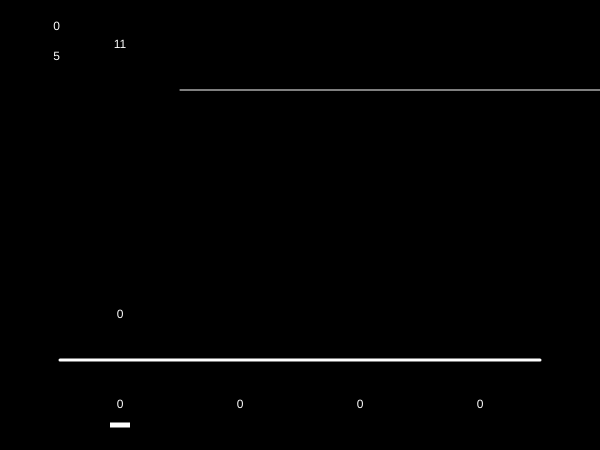
Frame 1 (no input)
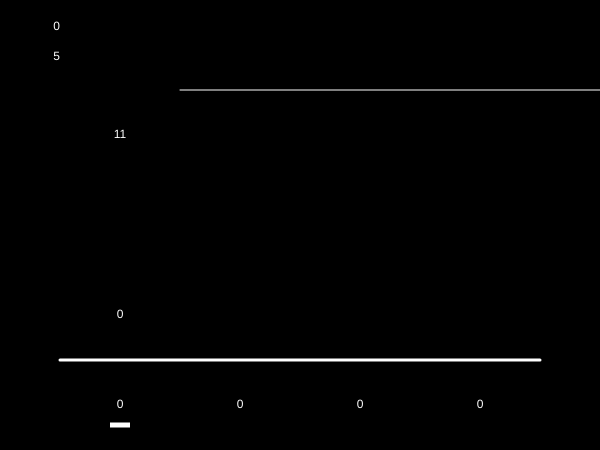
Frame 60 (no input)
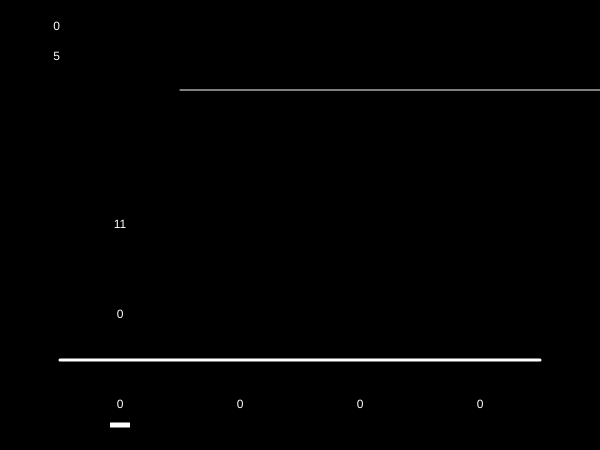
Frame 120 (the mouse pressed at the canvas centre since frame 60)

The p5.js sketch that drew these frames (run headless with seeded random() and noise() and a simulated clock; from frame 60 on, the mouse is pressed at the canvas centre):

// p5.js sketch
// ── sketch.js
let binaryManager;
let noteManager;
let scoreManager;
let lifeManager;

function setup() {
  createCanvas(600, 450);
  binaryManager = new BinaryManager(4, height * 0.9);
  noteManager = new NoteManager(4, 4);
  scoreManager = new ScoreManager();
  lifeManager = new LifeManager(5);
}

function draw() {
  background(0);
  drawStage();
  binaryManager.draw();
  noteManager.update(frameCount, binaryManager.getSumNumber());
  noteManager.draw();
  scoreManager.draw();
  lifeManager.draw();

  if (lifeManager.life <= 0) {
    noLoop();
    drawGameOver();
  }
}

function keyPressed() {
  if (keyCode === LEFT_ARROW) {
    binaryManager.moveSelectorLeft();
  } else if (keyCode === RIGHT_ARROW) {
    binaryManager.moveSelectorRight();
  } else if (keyCode === UP_ARROW) {
    binaryManager.increment();
  } else if (keyCode == DOWN_ARROW) {
    binaryManager.decrement();
  }
}

function drawStage() {
  // bar over numbers
  push();
  stroke(255);
  strokeWeight(3);
  noFill();

  const centerX = width / 2;
  const barLong = width * 0.8;
  line(
    centerX - barLong / 2,
    height * 0.8,
    centerX + barLong / 2,
    height * 0.8
  );
  pop();

  // bar under notes
  push();
  stroke(255);
  noFill();
  line(width * 0.3, height * 0.2, width, height * 0.2);
  pop();
}

function drawGameOver() {
  push();
  background(0, 200);
  textAlign(CENTER);

  fill(255, 0, 0);
  textSize(32);
  text("Game Over", width / 2, height / 2);

  fill(255);
  textSize(18);
  text("- Space to Restart -", width / 2, height * (2 / 3));
  pop();
}

class BinaryManager {
  #digitNum;
  #binaryNumbers;
  #positionY;
  #selectorIndex;

  constructor(digitNum, positionY) {
    this.#digitNum = digitNum;
    this.#binaryNumbers = Array(digitNum).fill(0);
    this.#positionY = positionY;
    this.#selectorIndex = 0;
  }

  draw() {
    this.#drawNumbers();
    this.#drawSelector();
    this.#drawSumNumber();
  }

  increment() {
    if (this.#binaryNumbers[this.#selectorIndex] === 1) return;

    this.#binaryNumbers[this.#selectorIndex]++;
  }

  decrement() {
    if (this.#binaryNumbers[this.#selectorIndex] === 0) return;

    this.#binaryNumbers[this.#selectorIndex]--;
  }

  moveSelectorLeft() {
    if (this.#selectorIndex === 0) return;

    this.#selectorIndex--;
  }

  moveSelectorRight() {
    if (this.#selectorIndex === this.#digitNum - 1) return;

    this.#selectorIndex++;
  }

  #drawNumbers() {
    for (let i = 0; i < this.#digitNum; i++) {
      const drawPosition = this.#getXFromIndex(i);
      if (this.#binaryNumbers[i] === 0) {
        this.#drawZero(drawPosition);
      } else {
        this.#drawOne(drawPosition);
      }
    }
  }

  #drawZero(x) {
    push();
    fill(255);
    textAlign(CENTER, CENTER);
    text("0", x, this.#positionY);
    pop();
  }

  #drawOne(x) {
    push();
    fill(255);
    textAlign(CENTER, CENTER);
    text("1", x, this.#positionY);
    pop();
  }

  #drawSelector() {
    push();
    rectMode(CENTER);
    noStroke();
    fill(255);

    const selectorPosition = this.#getXFromIndex(this.#selectorIndex);
    const selectorWide = 20;
    const selectorTall = 5;
    rect(selectorPosition, this.#positionY + 20, selectorWide, selectorTall);
    pop();
  }

  #drawSumNumber() {
    push();
    fill(255);
    textAlign(CENTER, CENTER);
    text(this.getSumNumber(), width * 0.2, height * 0.7);
    pop();
  }

  #getXFromIndex(index) {
    if (this.#digitNum === 1) {
      return width / 2;
    }

    const leftX = width * 0.2;
    const rightX = width * 0.8;
    const position = map(index, 0, this.#digitNum - 1, leftX, rightX);
    return position;
  }

  getSumNumber() {
    let sum = 0;
    for (let i = 0; i < this.#digitNum; i++) {
      if (this.#binaryNumbers[i] === 1) {
        // convert binary to decimal
        sum += 2 ** (this.#digitNum - i - 1);
      }
    }
    return sum;
  }
}

class NoteManager {
  #digitNum;
  #waitingNotes;
  #maxFallingStep;
  #currentFallingStep;
  #fallingNote;
  #isMatched;

  constructor(digitNum, fallingStepNum) {
    this.#digitNum = digitNum;
    this.#waitingNotes = [];
    for (let i = 0; i < 4; i++) {
      this.#waitingNotes.push(floor(random(2 ** this.#digitNum)));
    }
    this.#maxFallingStep = fallingStepNum - 1;
    this.#nextNote();
  }

  update(frame, playerNumber) {
    if (frame % 60 === 0) {
      this.#updateStep(playerNumber);
    }
  }

  draw() {
    if (this.#currentFallingStep > 0) {
      this.#drawFallingNote();
      return;
    }
    if (this.#isMatched) {
      this.#drawNoteCorrect();
    } else {
      this.#drawNoteWrong();
    }
  }

  #updateStep(playerNumber) {
    this.#currentFallingStep--;

    // if note is on the ground, delete and spawn note
    if (this.#currentFallingStep < 0) {
      this.#nextNote();
    }

    if (this.#currentFallingStep !== 0) return;

    // check if note is matched
    this.#isMatched = this.#fallingNote === playerNumber;

    // when number is mathced, add score
    if (this.#isMatched) {
      scoreManager.add(10);
    } else {
      lifeManager.applyDamage(1);
    }
  }

  #drawFallingNote() {
    push();
    fill(255);
    textAlign(CENTER, CENTER);
    const fallingNumberHeight = this.#getYFromStep();
    text(this.#fallingNote, width * 0.2, fallingNumberHeight);
    pop();
  }

  #drawNoteCorrect() {
    push();
    fill(0, 255, 0);
    textAlign(CENTER, CENTER);
    const fallingNumberHeight = this.#getYFromStep();
    text(this.#fallingNote, width * 0.2, fallingNumberHeight);
    pop();
  }

  #drawNoteWrong() {
    push();
    fill(255, 0, 0);
    textAlign(CENTER, CENTER);
    const fallingNumberHeight = this.#getYFromStep();
    text(this.#fallingNote, width * 0.2, fallingNumberHeight);
    pop();
  }

  #nextNote() {
    this.#fallingNote = this.#waitingNotes.shift();
    this.#currentFallingStep = this.#maxFallingStep;
    this.#waitingNotes.push(floor(random(2 ** this.#digitNum)));
  }

  #getYFromStep() {
    const startY = height * 0.1;
    const endY = height * 0.7;
    const numberHeight = map(
      this.#currentFallingStep,
      this.#maxFallingStep,
      0,
      startY,
      endY
    );

    return numberHeight;
  }
}

class ScoreManager {
  #x = 60;
  #y = 30;

  constructor() {
    this.score = 0;
  }

  add(num) {
    if (num < 0) return;

    this.score += num;
  }

  draw() {
    push();
    fill(255);
    textAlign(RIGHT);
    text(this.score, this.#x, this.#y);
    pop();
  }
}

class LifeManager {
  #x = 60;
  #y = 60;

  constructor(initialLife) {
    this.life = initialLife;
  }

  applyDamage(damage) {
    this.life -= damage;
  }

  draw() {
    push();
    fill(255);
    textAlign(RIGHT);
    text(this.life, this.#x, this.#y);
    pop();
  }
}
